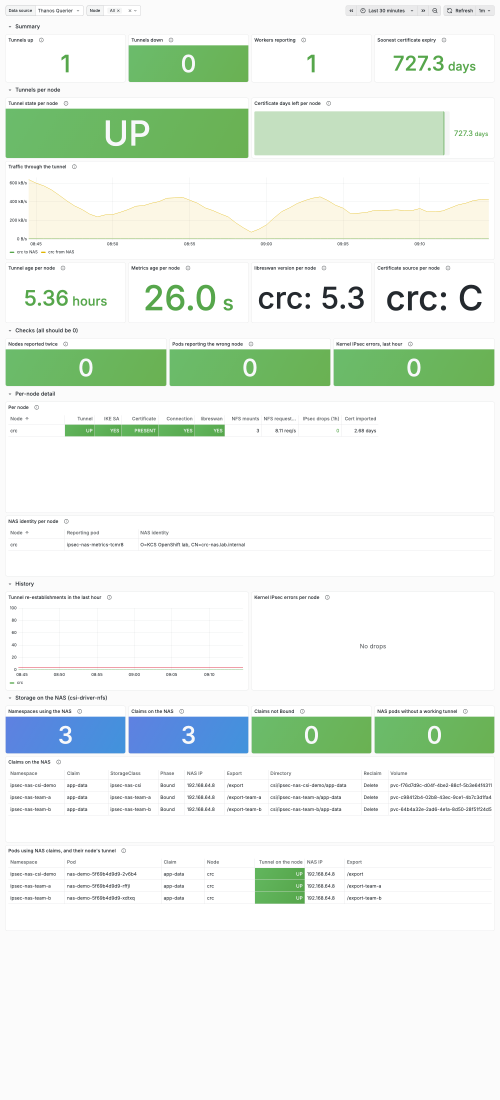
#> input picture examples/dashboard-ipsec-nas/grafana.light.png, 1500 x 3300 px (shown at 1/3 size)
$ python verify.py ../../examples/dashboard-ipsec-nas/grafana.light.png
#> lines starting #> are read from the running program, lines starting #| are printed output that depends on the picture
#!/usr/bin/env python3
# SPDX-License-Identifier: MPL-2.0
# This Source Code Form is subject to the terms of the Mozilla Public License, v. 2.0. If a copy of the MPL was not
# distributed with this file, You can obtain one at https://mozilla.org/MPL/2.0/.
"""Check a screenshot is legible and tightly cropped before it ships.

    python3 verify.py <file.png> [more.png ...]

Reports, per file:
  dimensions      and whether they clear the legibility floor
  uniform border  how much of each edge is a single flat colour - a wide band
                  means the capture region was too generous. This is the only
                  gating check.
  flat background share, for information. A light table is legitimately mostly
                  background, so this is not thresholded.

Exit status is non-zero if any file fails a check, so this can gate a commit.

Dimensions come from PIL when it is installed and from `sips` (a macOS builtin)
otherwise. The border and dead-area analysis needs PIL; without it those checks
do not run, and each file is reported as NOT RUN and counted as needing attention.
"""

from __future__ import annotations

import os
import pathlib
import subprocess
import sys

# Re-exec into the skill's own venv when PIL is missing here. The border and
# dead-area checks are the ones that actually discriminate a good capture from
# a bad one, so running without them is close to not running at all.
if "PIL_BOOTSTRAPPED" not in os.environ:
    try:
        import PIL  # noqa: F401
    except ImportError:
        _venv = pathlib.Path(__file__).resolve().parent / ".venv" / "bin" / "python"
        if _venv.exists():
            os.environ["PIL_BOOTSTRAPPED"] = "1"
            os.execv(str(_venv), [str(_venv), __file__, *sys.argv[1:]])

# Advisory only. A full-viewport capture lands around 1512 wide, and a tall
# narrow panel crop can be 900 - so size separates nothing on its own. The
# border check below is the one that gates.
MIN_WIDTH = 1200
MIN_HEIGHT = 300

# A uniform edge band wider than this is croppable margin. This is the GATING
# check: a wide flat border means the region took in more than the content.
MAX_BORDER_PX = 60

# Flat-background share is reported but NOT gated. A light-mode table is
# legitimately 90%+ background - whitespace between rows is not waste - so
# thresholding on it flags good captures. Read it alongside the border.

try:
    from PIL import Image
except ImportError:
    Image = None


def dims_via_sips(path: pathlib.Path):
    try:
        out = subprocess.run(["sips", "-g", "pixelWidth", "-g", "pixelHeight", str(path)],
                             capture_output=True, text=True, timeout=20).stdout
    except (OSError, subprocess.SubprocessError):
        return None
    w = h = None
    for line in out.splitlines():
        if "pixelWidth:" in line:
            w = int(line.split(":")[1])
        elif "pixelHeight:" in line:
            h = int(line.split(":")[1])
    return (w, h) if w and h else None


# JPEG does not preserve a flat colour exactly, so an equality test reports 0%
# background on an image that is visibly half empty. Compare with a tolerance.
TOL = 8


def near(a, b):
    return abs(a[0] - b[0]) <= TOL and abs(a[1] - b[1]) <= TOL and abs(a[2] - b[2]) <= TOL


def uniform_border(img, bg):
    """Width of the flat-coloured band on each edge, in pixels."""
    w, h = img.size
    px = img.load()

    def row_flat(y):
        return all(near(px[x, y], bg) for x in range(0, w, max(1, w // 120)))

    def col_flat(x):
        return all(near(px[x, y], bg) for y in range(0, h, max(1, h // 120)))

    top = next((y for y in range(h) if not row_flat(y)), h)
    bottom = next((y for y in range(h - 1, -1, -1) if not row_flat(y)), -1)
    left = next((x for x in range(w) if not col_flat(x)), w)
    right = next((x for x in range(w - 1, -1, -1) if not col_flat(x)), -1)
    return {"top": top, "bottom": h - 1 - bottom, "left": left, "right": w - 1 - right}


def dominant_colour(img):
    """The most common colour, quantised.

    NOT the top-left pixel: many consoles put a banner or a logo there, and
    sampling it makes every later comparison meaningless. The OpenShift console
    has a red notice bar across the top, which is how this was found.
    """
    small = img.resize((160, 160))
    counts = {}
    px = small.load()
    for y in range(160):
        for x in range(160):
            q = tuple(c // 8 * 8 for c in px[x, y])
            counts[q] = counts.get(q, 0) + 1
    return max(counts, key=counts.get)


def dead_share(img, bg):
    """Share of sampled pixels that are exactly the background colour."""
    w, h = img.size
    px = img.load()
    step_x, step_y = max(1, w // 200), max(1, h // 200)
    total = flat = 0
    for y in range(0, h, step_y):
        for x in range(0, w, step_x):
            total += 1
            if near(px[x, y], bg):
                flat += 1
    return flat / total if total else 0.0


def check(path: pathlib.Path) -> bool:
    if not path.exists():
        print("  %-44s MISSING" % path.name)
        return False

    ok = True
    if Image is None:
        # The border is the gating check, and it needs PIL: a capture that it did not check is not ok.
        print("  %-44s border check NOT RUN: PIL not installed (SKILL.md section 6)" % path.name)
        ok = False
    size = None
    if Image is not None:
        with Image.open(path) as im:
            size = im.size
    else:
        size = dims_via_sips(path)

    if size is None:
        print("  %-44s could not read dimensions" % path.name)
        return False

    w, h = size
    kb = path.stat().st_size // 1024
    small = w < MIN_WIDTH or h < MIN_HEIGHT
    print("  %-44s %dx%d  %dKB%s" % (path.name, w, h, kb,
                                     "   <-- TOO SMALL" if small else ""))
    if small:
        # A WARNING, not a failure. A tall narrow panel crop is legitimately
        # under the floor and is a perfectly good capture; only the border
        # check can tell a tight crop from a wasteful one.
        print("      note: small. Fine for a narrow panel crop; if this was a")
        print("      full-viewport `screenshot`, retake it with `zoom` + region.")

    if Image is None:
        return ok

    with Image.open(path) as im:
        im = im.convert("RGB")
        bg = dominant_colour(im)
        border = uniform_border(im, bg)
        dead = dead_share(im, bg)

    worst = max(border.values())
    print("      border  top %(top)d  bottom %(bottom)d  left %(left)d  right %(right)d" % border)
    print("      flat background: %.0f%%" % (dead * 100))

    if worst > MAX_BORDER_PX:
        side = max(border, key=border.get)
        print("      <-- %d px of flat %s margin. Tighten the region." % (worst, side))
        ok = False
    return ok


def main() -> int:
    files = [pathlib.Path(a) for a in sys.argv[1:]]
    if not files:
        print(__doc__)
        return 2
    print("checking %d file(s)%s" % (len(files),
          "" if Image else "   [PIL absent: dimensions only]"))
    results = [check(f) for f in files]
#> in check, im is the input picture: PIL image 1500x3300 RGB; mean R, G, B 234.2, 242, 234.8
#|   grafana.light.png                            1500x3300  493KB
#> in dominant_colour, `small = img.resize((160, 160))`:
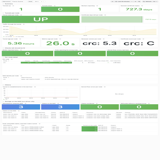
#> small: PIL image 160x160 RGB; mean R, G, B 234, 241.8, 234.7
#> after the loop in dominant_colour, `for y in range(160):`: counts = 227 items
#> in check, `bg = dominant_colour(im)`: bg = (248, 248, 248)
#> in uniform_border, `top = next((y for y in range(h) if not row_flat(y)), h)`: top = 16
#> in uniform_border, `bottom = next((y for y in range(h - 1, -1, -1) if not row_flat(y)), -1)`: bottom = 2792
#> in uniform_border, `left = next((x for x in range(w) if not col_flat(x)), w)`: left = 16
#> in uniform_border, `right = next((x for x in range(w - 1, -1, -1) if not col_flat(x)), -1)`: right = 1483
#> in check, `border = uniform_border(im, bg)`: border = {'top': 16, 'bottom': 507, 'left': 16, 'right': 16}
#> in check, `dead = dead_share(im, bg)`: dead = 0.829
#> in check, `worst = max(border.values())`: worst = 507
#|       border  top 16  bottom 507  left 16  right 16
#|       flat background: 83%
#> in check, `side = max(border, key=border.get)`: side = 'bottom'
#|       <-- 507 px of flat bottom margin. Tighten the region.
    bad = results.count(False)
    print()
    print("  %d ok, %d need attention" % (results.count(True), bad))
    return 1 if bad else 0


if __name__ == "__main__":
#> (the run stopped early here; a loop or call above may not have finished)
